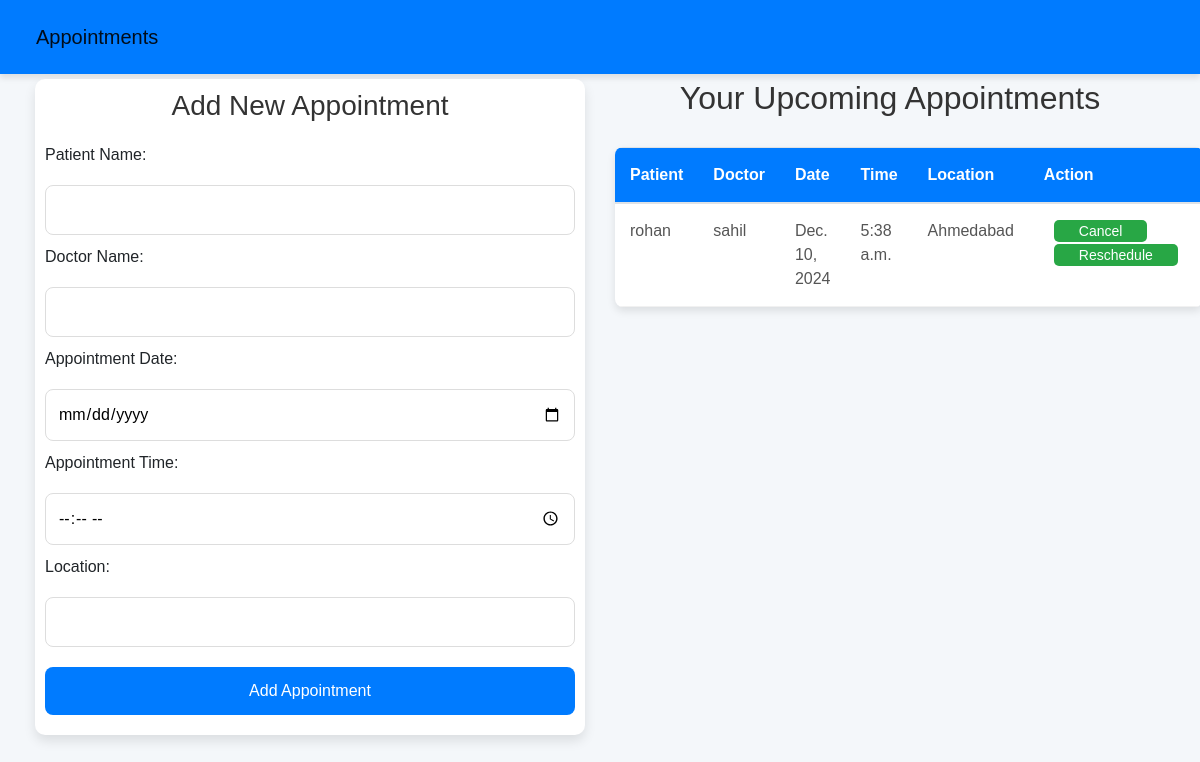
The app's page /users/appointments/ with its own data.
### users/models.py (models this page shows, shortened)
class Appointment(models.Model):
    patient_name = models.CharField(max_length=100, default="Unknown")
    doctor_name = models.CharField(max_length=100)
    appointment_date = models.DateField()
    appointment_time = models.TimeField()
    location = models.CharField(max_length=255)

### users/views.py (the view)
# urls.py: path('appointments/', views.appointments, name='appointments'),
def appointments(request):
    if request.method == "POST":
        form = AppointmentForm(request.POST)
        if form.is_valid():
            form.save()
            return redirect('appointments')  # Redirect to the same page after saving the appointment
    else:
        form = AppointmentForm()
    appointments_list = Appointment.objects.all()
    return render(request, 'appointments.html', {'form': form, 'appointments': appointments_list})

### users/forms.py
class AppointmentForm(forms.ModelForm):
    class Meta:
        model = Appointment
        fields = ['patient_name','doctor_name', 'appointment_date', 'appointment_time', 'location']
        widgets = {
            'appointment_date': forms.DateInput(attrs={'type': 'date'}),
            'appointment_time': forms.TimeInput(attrs={'type': 'time'}),
        }

### templates/users/appointments.html (shortened to what this page needs)
<!DOCTYPE html>
<html lang="en">
<head>
    <link href="https://stackpath.bootstrapcdn.com/bootstrap/4.5.2/css/bootstrap.min.css" rel="stylesheet">
</head>
<body>
    <nav class="navbar navbar-expand-lg navbar-light">
        <a class="navbar-brand" href="#">Appointments</a>
    </nav>
    <div class="container">
        <div class="row">
            <div class="col-md-6">
                <div class="appointment-form">
                    <h3>Add New Appointment</h3>
                    <form method="POST">
                        <label for="patient_name">Patient Name:</label>
                        <input type="text" id="patient_name" name="patient_name" required>
                        <label for="doctor_name">Doctor Name:</label>
                        <input type="text" id="doctor_name" name="doctor_name" required>
                        <label for="appointment_date">Appointment Date:</label>
                        <input type="date" id="appointment_date" name="appointment_date" required>
                        <label for="appointment_time">Appointment Time:</label>
                        <input type="time" id="appointment_time" name="appointment_time" required>
                        <label for="location">Location:</label>
                        <input type="text" id="location" name="location" required>
                        <button type="submit" class="btn btn-primary">Add Appointment</button>
                    </form>
                </div>
            </div>
            <div class="col-md-6">
                <h2>Your Upcoming Appointments</h2>
                <table class="appointments-table table">
                    <thead>
                        <tr>
                            <th>Patient</th>
                            <th>Doctor</th>
                            <th>Date</th>
                            <th>Time</th>
                            <th>Location</th>
                            <th>Action</th>
                        </tr>
                    </thead>
                    <tbody>
                        {% for appointment in appointments %}
                            <tr>
                                <td>{{ appointment.patient_name }}</td>
                                <td>{{ appointment.doctor_name }}</td>
                                <td>{{ appointment.appointment_date }}</td>
                                <td>{{ appointment.appointment_time }}</td>
                                <td>{{ appointment.location }}</td>
                                <td class="action-btns">
                                    <a href="{% url 'cancel_appointment' appointment.id %}">Cancel</a>
                                    <a href="{% url 'reschedule_appointment' appointment.id %}">Reschedule</a>
                                </td>
                            </tr>
                        {% empty %}
                            <tr>
                                <td colspan="6">No appointments found</td>
                            </tr>
                        {% endfor %}
                    </tbody>
                </table>
            </div>
        </div>
    </div>
</body>
</html>

### templates/users/appointments.html (style rules this page uses)
body { font-family: 'Arial', sans-serif; background-color: #f4f7fa; margin: 0; padding: 0; }
.navbar { background-color: #007bff; color: white; box-shadow: 0 4px 6px rgba(0, 0, 0, 0.1); }
.navbar a { color: white; text-decoration: none; padding: 14px 20px; text-align: center; transition: background-color 0.3s ease; }
.container { padding: 5px; }
h2, h3 { color: #333; text-align: center; margin-bottom: 20px; }
.appointment-form { background-color: white; border-radius: 10px; box-shadow: 0 6px 12px rgba(0, 0, 0, 0.1); padding: 10px; max-width: 600px; margin: 0 auto; }
.appointment-form input, .appointment-form select, .appointment-form button { width: 100%; padding: 12px; margin: 10px 0; border-radius: 8px; border: 1px solid #ddd; font-size: 16px; transition: all 0.3s ease; }
.appointment-form button { background-color: #007bff; color: white; font-size: 16px; cursor: pointer; border: none; transition: background-color 0.3s ease; }
.appointments-table { background-color: white; border-radius: 8px; box-shadow: 0 4px 8px rgba(0, 0, 0, 0.1); overflow: hidden; margin-top: 30px; border-collapse: collapse; width: 100%; }
.appointments-table th, .appointments-table td { padding: 15px; text-align: left; border-bottom: 1px solid #f1f1f1; }
.appointments-table th { background-color: #007bff; color: white; font-weight: 600; }
.appointments-table td { color: #555; }
.action-btns { text-align: center; }
.action-btns a { padding: 3px 25px; margin: 10px; background-color: #28a745; color: white; border-radius: 5px; text-decoration: none; font-size: 14px; transition: background-color 0.3s ease; }

### records on screen
Appointment: patient_name "rohan", doctor_name "sahil", appointment_date "Dec. 10, 2024", appointment_time "5:38 a.m.", location "Ahmedabad"
